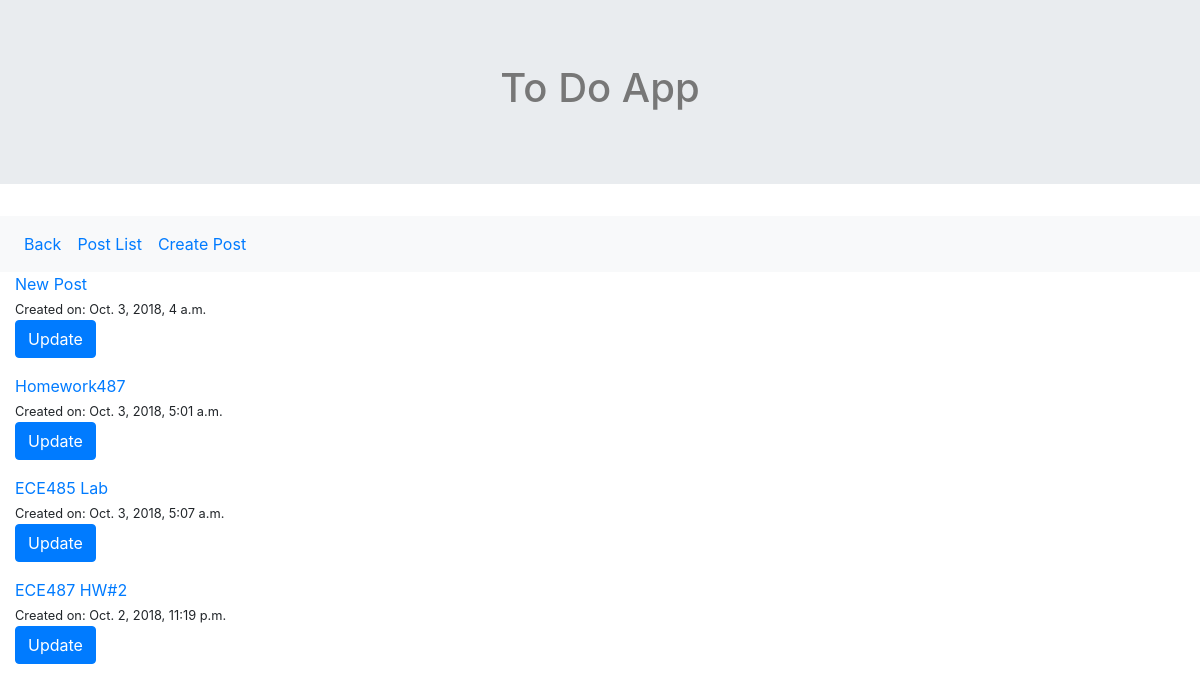
The app's page /article/, older data.
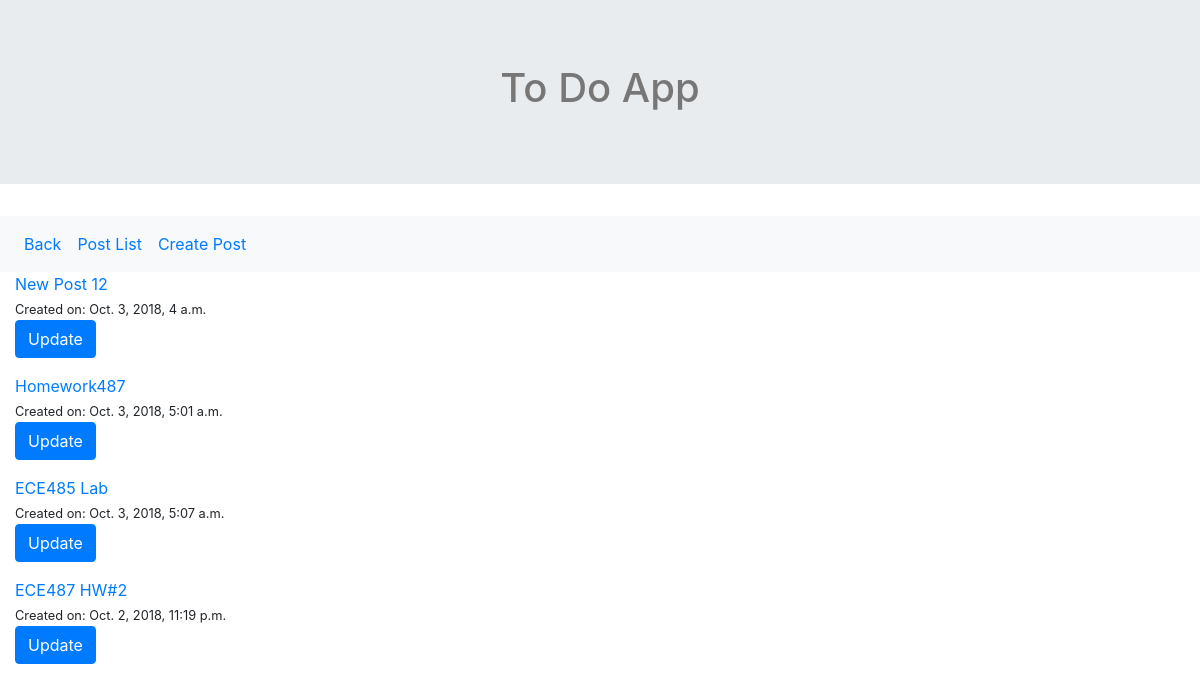
The same page, newer data.
### Article/models.py (models this page shows, shortened)
class Article(models.Model):
    title       = models.CharField(max_length=120)
    created     = models.DateTimeField(default=timezone.now)
    description = models.TextField(null=False)
    slug = models.SlugField(max_length=50, unique=True)
    def get_absolute_detail_url(self):
        return reverse("article:article-detail", kwargs={"slug": self.slug})

### Article/views.py (the view)
# urls.py: path('', ArticleListView.as_view(), name='article-list'),
class ArticleListView(ListView):
    template_name = 'article/article_list.html'
    queryset = Article.objects.all()

### Article/templates/Article/article_list.html (shortened to what this page needs)
{% extends 'base.html' %}
{% block content %}
<div class="col-6 offset-m3">
    {% for instance in object_list %}
        <a href = '{{ instance.get_absolute_detail_url }}'> {{ instance.title }}</a>
        <br><small>Created on: {{ instance.created }}</small><br/>
            <button type="button" class="btn btn-primary" data-toggle="modal" data-target="#myModal">
              Update
            </button>
    {% endfor %}
</div>
{% endblock content %}

Row changes from the older to the newer data that the page shows:
changed Article: title "New Post" → "New Post 12"
